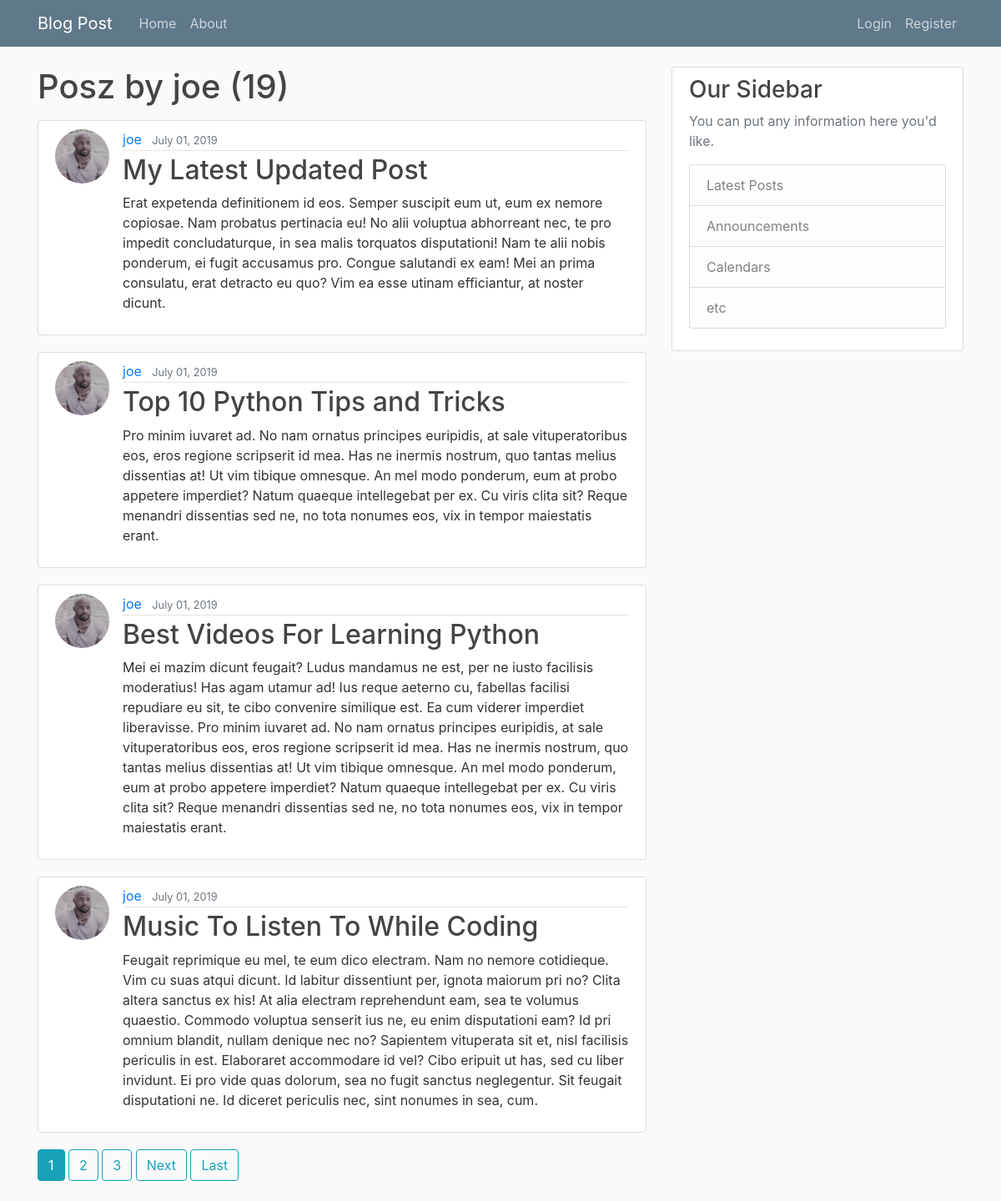
/user/joe, run on the app's committed database.
### blog/models.py (models this page shows, shortened)
class Post(models.Model):
    title = models.CharField(max_length=100)
    content = models.TextField()
    date_posted = models.DateTimeField(default=timezone.now)
    author = models.ForeignKey(User, on_delete=models.CASCADE)

### users/models.py (models this page shows, shortened)
class Profile(models.Model):
    user = models.OneToOneField(User, on_delete=models.CASCADE)
    image = models.ImageField(default='default.jpg', upload_to='profile_pics')

### blog/views.py (the view)
# urls.py: path('user/<str:username>', UserPostListView.as_view(), name='user-posts'),
class UserPostListView(ListView):
    model = Post
    template_name = 'blog/user_posts.html' # <app>/<model>_<viewtype>.html
    context_object_name = 'posts'
    paginate_by = 4
    def get_queryset(self):
        user = get_object_or_404(User, username=self.kwargs.get('username')) #getting the username from the url
        return Post.objects.filter(author=user).order_by('-date_posted')

### blog/templates/blog/user_posts.html (shortened to what this page needs)
{% extends "blog/base.html" %}
{% block content %}
<h1 class="mb-3">Posz by {{ view.kwargs.username }} ({{ page_obj.paginator.count }})</h1>
{% for post in posts %}
<article class="media content-section">
    <img class="rounded-circle article-img" src="{{ post.author.profile.image.url }}">
    <div class="media-body">
        <div class="article-metadata">
            <a class="mr-2" href="{% url 'user-posts' post.author.username %}">{{ post.author }}</a>
            <small class="text-muted">{{ post.date_posted|date:"F d, Y" }}</small>
        </div>
        <h2><a class="article-title" href="{% url 'post-detail' post.id %}">{{ post.title }}</a></h2>
        <p class="article-content">{{ post.content }}</p>
    </div>
</article>
{% endfor %}
{% if is_paginated %}
{% for num in page_obj.paginator.page_range %}
{% if page_obj.number == num %}
<a class="btn btn-info mb-4" href="?page={{ num }}">{{ num }}</a>
{% elif num > page_obj.number|add:'-3' and num < page_obj.number|add:'3' %}
<a class="btn btn-outline-info mb-4" href="?page={{ num }}">{{ num }}</a>
{% endif %}
{% endfor %}
{% if page_obj.has_next %}
<a class="btn btn-outline-info mb-4" href="?page={{ page_obj.next_page_number }}">Next</a>
<a class="btn btn-outline-info mb-4" href="?page={{ page_obj.paginator.num_pages }}">Last</a>
{% endif %}
{% endif%}
{% endblock content %}

### blog/templates/blog/base.html (shortened to what this page needs)
{% load static %}
<!DOCTYPE html>
<html lang="en">
<head>
    <link rel="stylesheet" href="https://stackpath.bootstrapcdn.com/bootstrap/4.1.3/css/bootstrap.min.css"
>
    <link rel="stylesheet" type="text/css" href="{% static 'blog/main.css' %}">
</head>
<body>
    <header class="site-header">
        <nav class="navbar navbar-expand-md navbar-dark bg-steel fixed-top">
            <div class="container">
                <a class="navbar-brand mr-4" href="{% url 'blog-home' %}">Blog Post</a>
                <div class="collapse navbar-collapse" id="navbarToggle">
                    <div class="navbar-nav mr-auto">
                        <a class="nav-item nav-link" href="{% url 'blog-home' %}">Home</a>
                        <a class="nav-item nav-link" href="{% url 'blog-about' %}">About</a>
                    </div>
                    <div class="navbar-nav">
                        {% if user.is_authenticated %}
                        <a class="nav-item nav-link" href="{% url 'post-create' %}">New Post</a>
                        <a class="nav-item nav-link" href="{% url 'profile' %}">Profile</a>
                        <a class="nav-item nav-link" href="{% url 'logout' %}">Logout</a>
                        {% else %}
                        <a class="nav-item nav-link" href="{% url 'login' %}">Login</a>
                        <a class="nav-item nav-link" href="{% url 'register' %}">Register</a>
                        {% endif %}
                    </div>
                </div>
            </div>
        </nav>
    </header>
    <main role="main" class="container">
        <div class="row">
            <div class="col-md-8">
                {% block content %}{% endblock %}
            </div>
            <div class="col-md-4">
                <div class="content-section">
                    <h3>Our Sidebar</h3>
                    <p class='text-muted'>You can put any information here you'd like.
                        <ul class="list-group">
                            <li class="list-group-item list-group-item-light">Latest Posts</li>
                            <li class="list-group-item list-group-item-light">Announcements</li>
                            <li class="list-group-item list-group-item-light">Calendars</li>
                            <li class="list-group-item list-group-item-light">etc</li>
                        </ul>
                    </p>
                </div>
            </div>
        </div>
    </main>
</body>
</html>

### blog/static/blog/main.css (style rules this page uses)
body { background: #fafafa; color: #333333; margin-top: 5rem; }
h1, h2, h3, h4, h5, h6 { color: #444444; }
ul { margin: 0; }
.bg-steel { background-color: #5f788a; }
.site-header .navbar-nav .nav-link { color: #cbd5db; }
.content-section { background: #ffffff; padding: 10px 20px; border: 1px solid #dddddd; border-radius: 3px; margin-bottom: 20px; }
.article-title { color: #444444; }
.article-content { white-space: pre-line; }
.article-img { height: 65px; width: 65px; margin-right: 16px; }
.article-metadata { padding-bottom: 1px; margin-bottom: 4px; border-bottom: 1px solid #e3e3e3 }

### data on the page
Post: author.profile.image (picture), author "joe", date_posted "July 01, 2019", title "My Latest Updated Post", content "Erat expetenda definitionem id eos. Semper suscipit eum ut, eum ex nemore copiosae. Nam probatus pertinacia eu! No alii voluptua abhorreant nec, te pro impedit concludaturque, in sea malis torquatos disputationi! Nam te alii nobis ponderum, ei fugit accusamus pro. Congue salutandi ex eam! Mei an prima consulatu, erat detracto eu quo? Vim ea esse utinam efficiantur, at noster dicunt."
Post: author.profile.image (picture), author "joe", date_posted "July 01, 2019", title "Top 10 Python Tips and Tricks", content "Pro minim iuvaret ad. No nam ornatus principes euripidis, at sale vituperatoribus eos, eros regione scripserit id mea. Has ne inermis nostrum, quo tantas melius dissentias at! Ut vim tibique omnesque. An mel modo ponderum, eum at probo appetere imperdiet? Natum quaeque intellegebat per ex. Cu viris clita sit? Reque menandri dissentias sed ne, no tota nonumes eos, vix in tempor maiestatis erant."
Post: author.profile.image (picture), author "joe", date_posted "July 01, 2019", title "Best Videos For Learning Python", content "Mei ei mazim dicunt feugait? Ludus mandamus ne est, per ne iusto facilisis moderatius! Has agam utamur ad! Ius reque aeterno cu, fabellas facilisi repudiare eu sit, te cibo convenire similique est. Ea cum viderer imperdiet liberavisse. Pro minim iuvaret ad. No nam ornatus principes euripidis, at sale vituperatoribus eos, eros regione scripserit id mea. Has ne inermis nostrum, quo tantas melius dissentias at! Ut vim tibique omnesque. An mel modo ponderum, eum at probo appetere imperdiet? Natum quaeque intellegebat per ex. Cu viris clita sit? Reque menandri dissentias sed ne, no tota nonumes eos, vix in tempor maiestatis erant."
Post: author.profile.image (picture), author "joe", date_posted "July 01, 2019", title "Music To Listen To While Coding", content "Feugait reprimique eu mel, te eum dico electram. Nam no nemore cotidieque. Vim cu suas atqui dicunt. Id labitur dissentiunt per, ignota maiorum pri no? Clita altera sanctus ex his! At alia electram reprehendunt eam, sea te volumus quaestio. Commodo voluptua senserit ius ne, eu enim disputationi eam? Id pri omnium blandit, nullam denique nec no? Sapientem vituperata sit et, nisl facilisis periculis in est. Elaboraret accommodare id vel? Cibo eripuit ut has, sed cu liber invidunt. Ei pro vide quas dolorum, sea no fugit sanctus neglegentur. Sit feugait disputationi ne. Id diceret periculis nec, sint nonumes in sea, cum."

### other printed values
{{ view.kwargs.username }} "joe"
{{ page_obj.paginator.count }} "19"
{{ num }} "1"
{{ num }} "2" "3"
